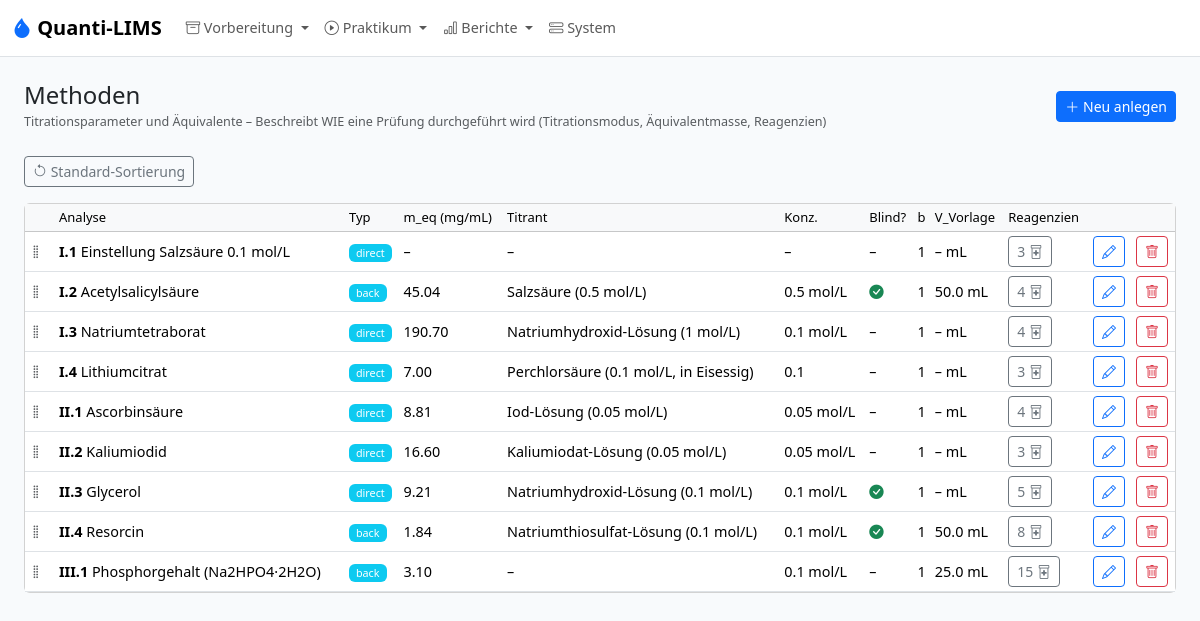
The page /admin/methods on the database as committed earlier.
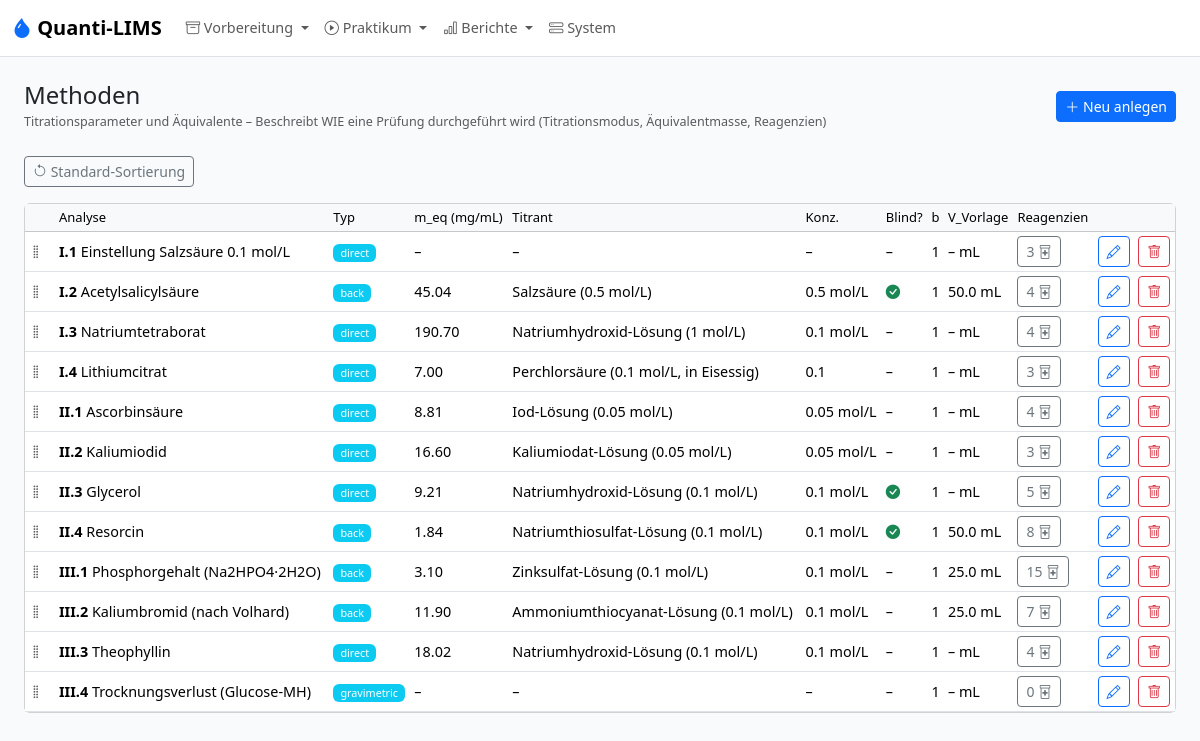
The same page on the database as committed later.
### models.py (models this page shows, shortened)
class Method(db.Model):
    __tablename__ = "method"
    id = db.Column(db.Integer, primary_key=True)
    analysis_id = db.Column(db.Integer, db.ForeignKey("analysis.id"), nullable=False)
    method_type = db.Column(db.String(30), nullable=False)  # direct, back, gravimetric, ...
    m_eq_mg = db.Column(db.Float)
    titrant_name = db.Column(db.String(200))
    titrant_concentration = db.Column(db.String(50))
    c_titrant_mol_l = db.Column(db.Float)      # Numeric concentration of titrant (mol/L)
    n_eq_titrant = db.Column(db.Float)          # Equivalents of titrant per mol analyte (direct) or per mol Vorlage (back)
    c_vorlage_mol_l = db.Column(db.Float)       # Concentration of Vorlage reagent (back-titration only)
    n_eq_vorlage = db.Column(db.Float)          # Equivalents of Vorlage consumed per mol analyte (back-titration only)
    blind_required = db.Column(db.Boolean, nullable=False, default=False)
    b_blind_determinations = db.Column(db.Integer, nullable=False, default=1)
    v_vorlage_ml = db.Column(db.Float)
    v_solution_ml = db.Column(db.Float)       # Total volume substance is dissolved to (e.g. 100.0 mL)
    v_aliquot_ml = db.Column(db.Float)        # Aliquot volume taken for each titration (e.g. 20.0 mL)
    aliquot_enabled = db.Column(db.Boolean, nullable=True, default=None)
    primary_standard_id = db.Column(db.Integer, db.ForeignKey("reagent.id"))
    m_eq_primary_mg = db.Column(db.Float)
    m_eq_primary_mg_override = db.Column(db.Boolean, nullable=False, default=False)  # True → use stored value; False → auto-calculate from c_Titrant × MW_PS / z
    e_ab_ps_g = db.Column(db.Float)          # Arzneibuch-Einwaage Primärstandard (g) – per method, not per reagent
    c_stock_mol_l = db.Column(db.Float)      # Stammkonzentration (mol/L), z.B. 1.0 für 1M HCl
    v_dilution_ml = db.Column(db.Float)      # Verdünnungsvolumen (mL), z.B. 100.0
    p_hydrate_min_pct = db.Column(db.Float)   # For loss_on_drying: min. declared hydrate content in mixture (%)
    description = db.Column(db.Text)
    position = db.Column(db.Integer, nullable=False, default=0)
    analysis = db.relationship("Analysis", back_populates="method")
    primary_standard = db.relationship("Reagent", foreign_keys=[primary_standard_id], back_populates="primary_standard_methods")
    reagent_usages = db.relationship("MethodReagent", back_populates="method")
    @property
    def titrant_reagent_usage(self) -> MethodReagent | None:
        return next((usage for usage in self.reagent_usages if usage.is_titrant), None)
    @property
    def derived_titrant_name(self) -> str | None:
        usage = self.titrant_reagent_usage
        if usage and usage.reagent:
            return usage.reagent.name
        return self.titrant_name

class Analysis(db.Model):
    __tablename__ = "analysis"
    id = db.Column(db.Integer, primary_key=True)
    block_id = db.Column(db.Integer, db.ForeignKey("block.id"), nullable=False)
    code = db.Column(db.String(10), unique=True, nullable=False)
    ordinal = db.Column(db.Integer, nullable=False)
    name = db.Column(db.String(200), nullable=False)
    substance_id = db.Column(db.Integer, db.ForeignKey("substance.id"), nullable=False)
    k_determinations = db.Column(db.Integer, nullable=False, default=3)
    result_unit = db.Column(db.String(20), nullable=False, default="%")
    result_label = db.Column(db.String(50), nullable=False, default="Gehalt")
    calculation_mode = db.Column(db.String(50), nullable=False, default=MODE_ASSAY_MASS_BASED)
    e_ab_g = db.Column(db.Float)
    g_ab_min_pct = db.Column(db.Float)
    g_ab_max_pct = db.Column(db.Float)
    source_reference = db.Column(db.String(255))
    tolerance_override_min_pct = db.Column(db.Float)
    tolerance_override_max_pct = db.Column(db.Float)
    notes = db.Column(db.Text)
    m_einwaage_min_mg = db.Column(db.Float, nullable=True)  # Min TA weighing mass (mass_determination mode, mg)
    m_einwaage_max_mg = db.Column(db.Float, nullable=True)  # Max TA weighing mass (mass_determination mode, mg)
    reported_molar_mass_gmol = db.Column(db.Float, nullable=True)
    reported_stoichiometry = db.Column(db.Float, nullable=True)
    n_crystal_water = db.Column(db.Integer, nullable=True)  # For loss_on_drying mode
    block = db.relationship("Block", back_populates="analyses")
    substance = db.relationship("Substance", back_populates="analyses")
    method = db.relationship("Method", back_populates="analysis", uselist=False)
    batches = db.relationship("SampleBatch", back_populates="analysis")

class MethodReagent(db.Model):
    __tablename__ = "method_reagent"
    id = db.Column(db.Integer, primary_key=True)
    method_id = db.Column(db.Integer, db.ForeignKey("method.id"), nullable=False)
    reagent_id = db.Column(db.Integer, db.ForeignKey("reagent.id"), nullable=False)
    amount_per_determination = db.Column(db.Float, nullable=False)
    amount_per_blind = db.Column(db.Float, nullable=False, default=0)
    amount_unit = db.Column(UNIT_ENUM, nullable=False, default="mL")
    is_titrant = db.Column(db.Boolean, nullable=False, default=False)
    practical_amount_per_determination = db.Column(db.Float, nullable=True)
    step_description = db.Column(db.Text)
    notes = db.Column(db.Text)
    method = db.relationship("Method", back_populates="reagent_usages")
    reagent = db.relationship("Reagent", back_populates="method_usages")

class Reagent(db.Model):
    __tablename__ = "reagent"
    id = db.Column(db.Integer, primary_key=True)
    name = db.Column(db.String(200), unique=True, nullable=False)
    abbreviation = db.Column(db.String(50))
    is_composite = db.Column(db.Boolean, nullable=False, default=False)
    is_primary_standard = db.Column(db.Boolean, nullable=False, default=False)
    formula = db.Column(db.String(100))
    molar_mass_gmol = db.Column(db.Float)
    e_ab_g = db.Column(db.Float)
    base_unit = db.Column(UNIT_ENUM, nullable=False, default="mL")
    cas_number = db.Column(db.String(30))
    density_g_ml = db.Column(db.Float)
    hazard_symbols = db.Column(db.String(100))
    storage_info = db.Column(db.String(200))
    notes = db.Column(db.Text)
    position = db.Column(db.Integer, nullable=False, default=0)
    components = db.relationship(
        "ReagentComponent",
        foreign_keys="ReagentComponent.parent_reagent_id",
        back_populates="parent",
    )
    method_usages = db.relationship("MethodReagent", back_populates="reagent")
    primary_standard_methods = db.relationship("Method", back_populates="primary_standard")

### app.py (the view)
    @app.route("/admin/methods")
    def admin_methods():
        items = Method.query.join(Analysis).order_by(Method.position, Analysis.ordinal).all()
        return render_template("admin/methods.html", items=items)

### templates/admin/methods.html (shortened to what this page needs)
{% extends "base.html" %}
{% from "macros.html" import page_header, delete_btn %}
{% block content %}
{{ page_header("Methoden", "Titrationsparameter und Äquivalente – Beschreibt WIE eine Prüfung durchgeführt wird (Titrationsmodus, Äquivalentmasse, Reagenzien)", url_for('admin_method_form')) }}
<div class="mb-3">
  <button class="btn btn-outline-secondary btn-sm" id="reset-order-btn" title="Sortierung zurücksetzen (nach Analyse)"><i class="bi bi-arrow-counterclockwise"></i> Standard-Sortierung</button>
</div>
<div class="card"><div class="table-responsive">
<table class="table table-sm table-hover mb-0 align-middle">
<thead class="table-light"><tr><th style="width:30px"></th><th>Analyse</th><th>Typ</th><th>m_eq (mg/mL)</th><th>Titrant</th><th>Konz.</th><th>Blind?</th><th>b</th><th>V_Vorlage</th><th>Reagenzien</th><th></th><th></th></tr></thead>
<tbody id="method-sortable">
{% for m in items %}
<tr data-id="{{ m.id }}">
  <td class="drag-handle" style="cursor:grab"><i class="bi bi-grip-vertical text-body-secondary"></i></td>
  <td><strong>{{ m.analysis.code }}</strong> {{ m.analysis.name }}</td>
  <td><span class="badge bg-info">{{ m.method_type }}</span></td>
  <td>{{ m.m_eq_mg|fmt(2) }}</td>
  <td>{{ m.derived_titrant_name or '–' }}</td>
  <td>{{ m.titrant_concentration or '–' }}</td>
  <td>{% if m.blind_required %}<i class="bi bi-check-circle-fill text-success"></i>{% else %}–{% endif %}</td>
  <td>{{ m.b_blind_determinations }}</td>
  <td>{{ m.v_vorlage_ml|fmt(1) if m.v_vorlage_ml else '–' }} mL</td>
  <td><a href="{{ url_for('admin_method_reagents', method_id=m.id) }}" class="btn btn-outline-secondary btn-sm">{{ m.reagent_usages|length }} <i class="bi bi-prescription2"></i></a></td>
  <td><a href="{{ url_for('admin_method_form', id=m.id) }}" class="btn btn-outline-primary btn-sm"><i class="bi bi-pencil"></i></a></td>
  <td>{{ delete_btn(url_for('admin_method_delete', id=m.id)) }}</td>
</tr>
{% endfor %}
</tbody></table></div></div>
{% endblock %}

### templates/base.html (shortened to what this page needs)
<!DOCTYPE html>
<html lang="de" data-bs-theme="light">
<head>
  <link href="https://cdn.jsdelivr.net/npm/bootstrap@5.3.3/dist/css/bootstrap.min.css" rel="stylesheet">
  <link href="https://cdn.jsdelivr.net/npm/bootstrap-icons@1.11.3/font/bootstrap-icons.min.css" rel="stylesheet">
  <link href="{{ url_for('static', filename='style.css') }}" rel="stylesheet">
  <link rel="stylesheet" href="https://cdn.jsdelivr.net/npm/flatpickr/dist/flatpickr.min.css">
</head>
<body>
  <nav class="navbar navbar-expand-lg border-bottom">
    <div class="container-fluid">
      <a class="navbar-brand fw-bold" href="{{ url_for('dashboard') }}">
        <i class="bi bi-droplet-fill text-primary"></i> Quanti-LIMS
      </a>
      <div class="collapse navbar-collapse" id="nav">
        <ul class="navbar-nav me-auto">
          <li class="nav-item dropdown">
            <a class="nav-link dropdown-toggle" href="#" data-bs-toggle="dropdown" role="button" aria-expanded="false">
              <i class="bi bi-archive" aria-hidden="true"></i> Vorbereitung
            </a>
          </li>
          <li class="nav-item dropdown">
            <a class="nav-link dropdown-toggle" href="#" data-bs-toggle="dropdown" role="button" aria-expanded="false">
              <i class="bi bi-play-circle" aria-hidden="true"></i> Praktikum
            </a>
          </li>
          <li class="nav-item dropdown">
            <a class="nav-link dropdown-toggle" href="#" data-bs-toggle="dropdown" role="button" aria-expanded="false">
              <i class="bi bi-bar-chart" aria-hidden="true"></i> Berichte
            </a>
          </li>
          <li class="nav-item">
            <a class="nav-link" href="{{ url_for('admin_system') }}">
              <i class="bi bi-hdd-stack" aria-hidden="true"></i> System
            </a>
          </li>
        </ul>
      </div>
    </div>
  </nav>
  <main class="container-fluid py-4 px-4">
    {% block content %}{% endblock %}
  </main>
</body>
</html>

### templates/macros.html (shortened to what this page needs)
{% macro page_header(title, subtitle="", new_url="", new_label="Neu anlegen") %}
<div class="d-flex justify-content-between align-items-center mb-4">
  <div>
    <h4 class="mb-0">{{ title }}</h4>
    {% if subtitle %}<small class="text-body-secondary">{{ subtitle }}</small>{% endif %}
  </div>
  {% if new_url %}
  <a href="{{ new_url }}" class="btn btn-primary btn-sm"><i class="bi bi-plus-lg"></i> {{ new_label }}</a>
  {% endif %}
</div>
{% endmacro %}
{% macro delete_btn(url) %}
<form method="POST" action="{{ url }}" class="d-inline" onsubmit="return confirm('Wirklich löschen?')">
  <button type="submit" class="btn btn-outline-danger btn-sm"><i class="bi bi-trash"></i></button>
</form>
{% endmacro %}

### static/style.css (style rules this page uses)
:root { --ql-primary: #2563eb; --ql-bg: #f8fafc; }
body { background: var(--ql-bg); font-size: 0.9rem; }
.navbar { background: #fff; }
.navbar-brand i { color: var(--ql-primary); }
.badge { font-weight: 500; }
.table th { font-weight: 500; font-size: 0.8125rem; white-space: nowrap; }
.table td { vertical-align: middle; }
.drag-handle { cursor: grab; user-select: none; }

Rows that differ between the two databases and show on the page:
changed Method "III.1": name "–" → "Zinksulfat-Lösung (0.1 mol/L)"
added Method: analysis.code "III.2", analysis.name "Kaliumbromid (nach Volhard)", method_type "back", m_eq_mg|fmt "11.90", name "Ammoniumthiocyanat-Lösung (0.1 mol/L)", titrant_concentration "0.1 mol/L", b_blind_determinations "1", v_vorlage_ml|fmt "25.0", reagent_usages|length "7"
added Method: analysis.code "III.3", analysis.name "Theophyllin", method_type "direct", m_eq_mg|fmt "18.02", name "Natriumhydroxid-Lösung (0.1 mol/L)", titrant_concentration "0.1 mol/L", b_blind_determinations "1", v_vorlage_ml|fmt "–", reagent_usages|length "4"
added Method: analysis.code "III.4", analysis.name "Trocknungsverlust (Glucose-MH)", method_type "gravimetric", m_eq_mg|fmt "–", titrant_name "–", titrant_concentration "–", b_blind_determinations "1", v_vorlage_ml|fmt "–", reagent_usages|length "0"
